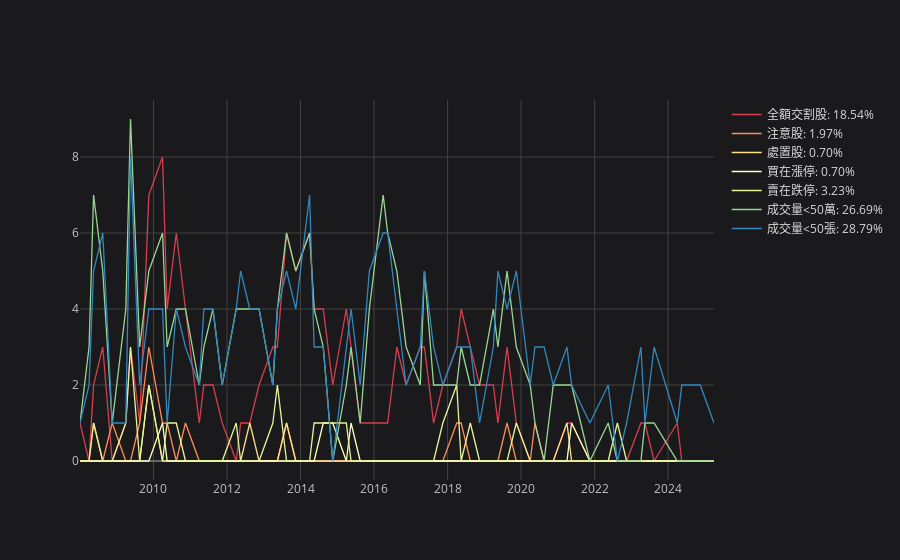

Notebook code cell kept with this figure:
### Code cell
full_settle = (lq_df['是否全額交割']=='Y')
notice = (lq_df['是否為注意股票']=='Y')
disposal = (lq_df['是否為處置股票']=='Y')
buy_limit = ((lq_df['date']==lq_df['sell_date'])&(lq_df['漲跌停註記'] == '-'))
sell_limit = ((lq_df['date']==lq_df['buy_date'])&(lq_df['漲跌停註記'] == '+'))
low_volume = (lq_df['成交量']<50)
low_money = (lq_df['成交金額']<5e5)
pd.concat([
    lq_df[full_settle].groupby('date')['stock_id'].count().rename(f'全額交割股: {full_settle.mean():.2%}'),
    lq_df[notice].groupby('date')['stock_id'].count().rename(f'注意股: {notice.mean():.2%}'),
    lq_df[disposal].groupby('date')['stock_id'].count().rename(f'處置股: {disposal.mean():.2%}'),
    lq_df[buy_limit].groupby('date')['stock_id'].count().rename(f'買在漲停: {buy_limit.mean():.2%}'),
    lq_df[sell_limit].groupby('date')['stock_id'].count().rename(f'賣在跌停: {sell_limit.mean():.2%}'),
    lq_df[low_money].groupby('date')['stock_id'].count().rename(f'成交量<50萬: {low_money.mean():.2%}'),
    lq_df[low_volume].groupby('date')['stock_id'].count().rename(f'成交量<50張: {low_volume.mean():.2%}'),
], axis=1).fillna(0)\
    .iplot(showlegend=True, colorscale='Spectral')
